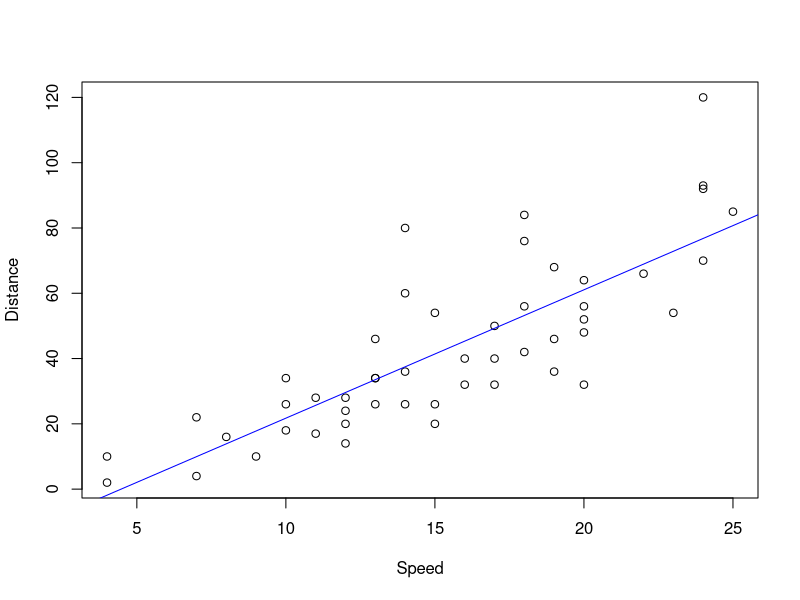
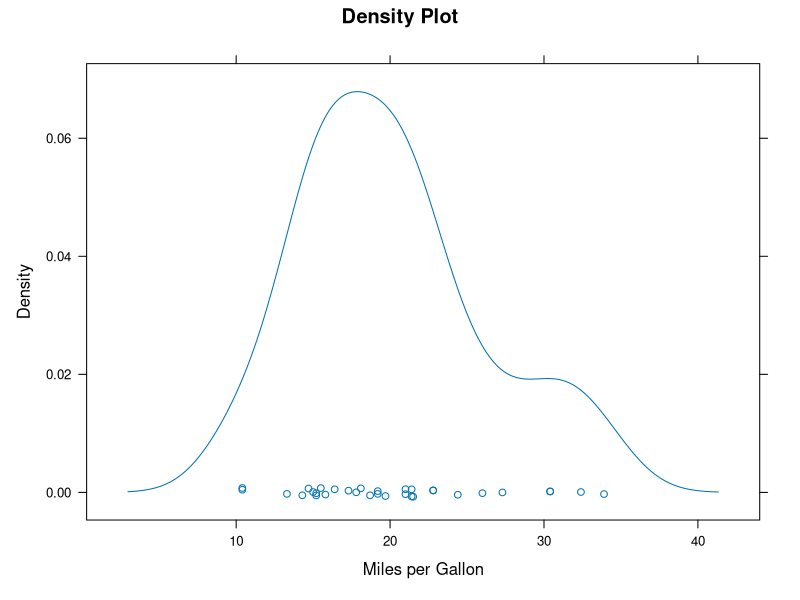
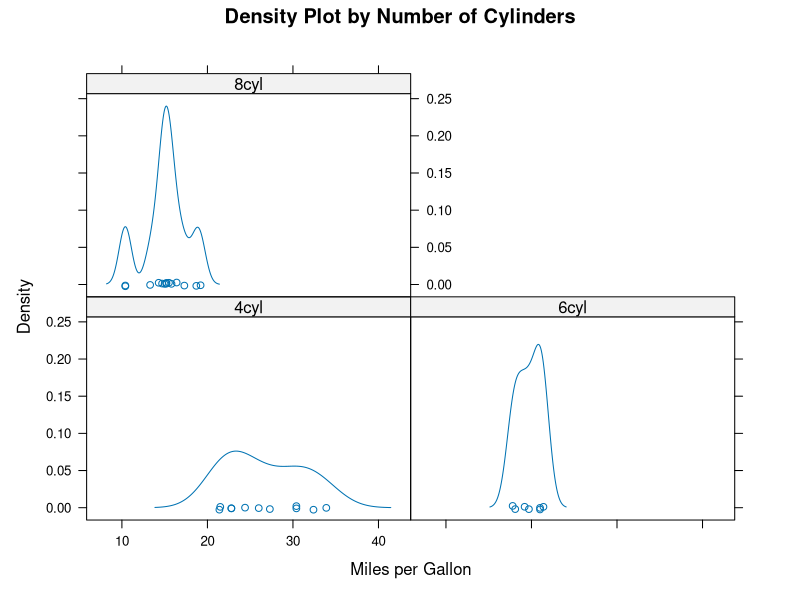
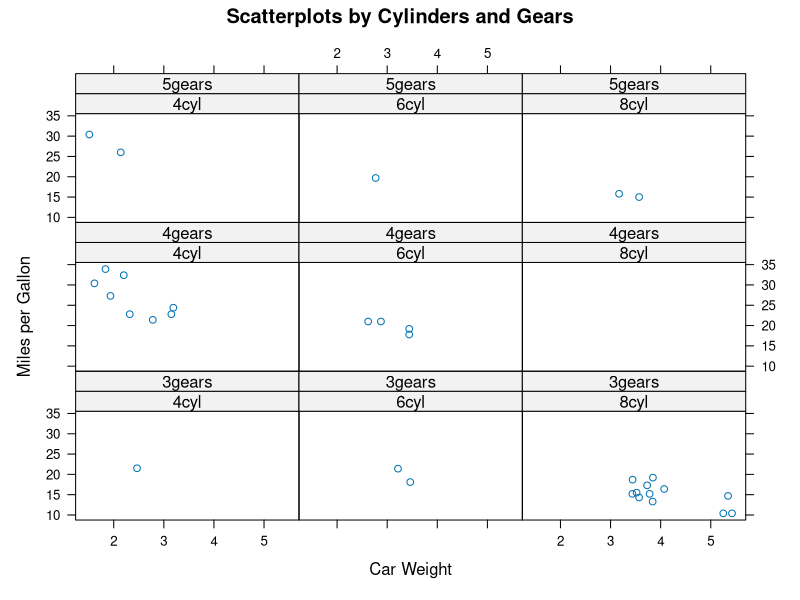
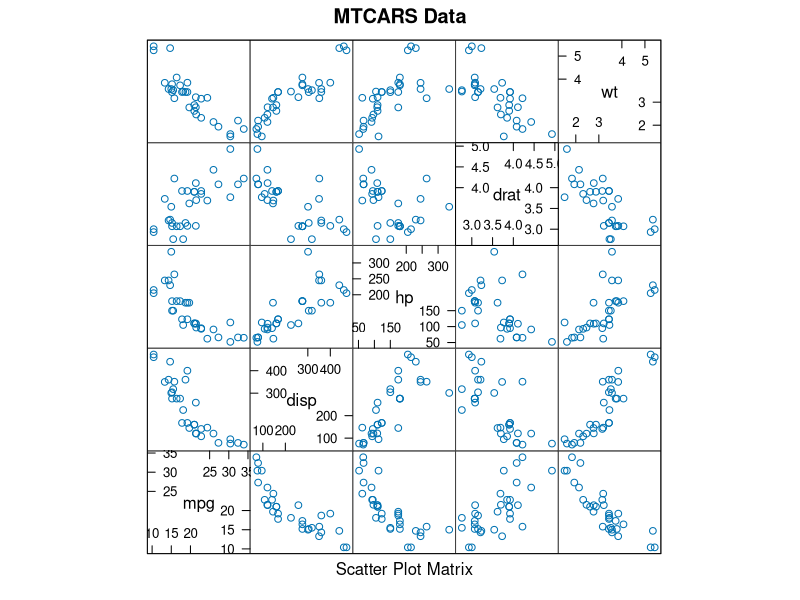

Here is the R script that generated these plots, in order:
################################################################
## Activity 4.1,  A simple linear regression model
################################################################

# Let's now consider fitting a simple linear regression model
# to some car data that compares stopping distance to speed
# for 50 vehicles

# Because these data are available in base R, we don't have to
# load the data or read it from a file.  We can simply access
# it by typing 'cars'

# Look at the structure of the cars data
str(cars)

# Now that we know what the column names are, let's plot the
# data
plot(cars[,"speed"], cars[,"dist"],
     xlab = "Speed", ylab = "Distance")

# Now let's fit a simple linear regression model, and use
# speed to predict the stopping distance.  We use the linear
# model function, lm()
slrModel <- lm(dist ~ speed, data = cars)

# If we call str() on 'slrModel', we see that it is a
# complicated R object called a list.
str(slrModel)

# Fortunately, there are a variety of method functions we
# can use to extract information from the 'slrModel' object.
# For example, the 'summary()' function gives the slope,
# intercept, R-squared, and other statistics
summary(slrModel)

# We can also extract the coefficients of the model
coef(slrModel)

# And we can superimpose the regression line on the plot
# Remake the plot of these data first before executing this
# 'abline()' command if you closed the plot:
# plot(cars[, "speed"], cars[, "dist"], xlab = "Speed", ylab = "Distance")
abline(slrModel, col = "Blue")

# You can close the current plot using
dev.off()

# Alternatively, you can close all open plots using
graphics.off()

################################################################
## Exercise 4.1,  A simple linear regression model
################################################################
#
# 1) Look at the Old Faithful geyser data in Yellowstone
#    National Park.  It's the 'faithful' dataset available in
#    the base R distribution.  Use help(faithful) or ?faithful
#    to see its documentation
#
# 2) Plot the waiting time to the next eruptions vs. the
#    duration of the eruption
#
# 3) Fit a simple linear regression model to predict waiting
#    time from the eruption duration
#
# 4) Overlay the fitted model on the plot with a red line


################################################################
## Activity 4.2,  Trellis plots
################################################################

# This example introduces making trellis (or lattice) plots
# using the 'lattice' package and the 'mtcars' dataset

# Load the lattice package (for making trellis plots)
library(lattice)

# If the `lattice` package is not installed, you can follow the
# instructions in Activity 4.3 to install it.

# For convenience, attaching the data frame places it in the
# search path so that we don't always have to reference 'mtcars'
# each time we want to extract a column from the data
attach(mtcars)

# Now that we've attached it, notice how it appears in the
# 2nd position of R's search path?
search()

# Since search() returns a character vector, we could use the
# following to verify 'mtcars' is in the search path
"mtcars" %in% search()

# And thus, instead of using either of these:
head(mtcars$mpg)
head(mtcars[,"mpg"])

# We can simply use 'mpg'
head(mpg)

# In preparation for the lattice plots, we create factors with
# value labels that will aid in annotation and in dividing the
# data into groups based on the number of gears and the
# number of cylinders
gear.f <- factor(gear, levels = c(3, 4, 5),
                 labels = c("3gears", "4gears", "5gears"))

cyl.f <- factor(cyl, levels = c(4, 6, 8),
                labels = c("4cyl", "6cyl", "8cyl"))

# Let's make a kernel density plot of mpg for all the vehicles.
# A kernel density is a smoothed plot of the raw
# data. Notice that densityplot() comes from the 'lattice'
# package
densityplot(~mpg, main = "Density Plot",
            xlab = "Miles per Gallon")

# Kernel density plots for each cylinder type.  Notice
# this is where we use the factor variable for cylinder
densityplot(~mpg | cyl.f,
            main = "Density Plot by Number of Cylinders",
            xlab = "Miles per Gallon")

# Scatterplots of mpg vs. weight for each combination of
# cylinder type and gear type.  xyplot() is another function
# from the 'lattice' package
xyplot(mpg ~ wt | cyl.f * gear.f,
       main = "Scatterplots by Cylinders and Gears",
       ylab = "Miles per Gallon", xlab = "Car Weight")

# scatterplot matrix over a number of the columns
splom(mtcars[,c(1, 3:6)], main = "MTCARS Data")

# Now that we're through with mtcars, we detach it from the
# search path
detach(mtcars)

# It's no longer there
"mtcars" %in% search()

# Close the graphics window(s)
graphics.off()

################################################################
## Exercise 4.2,  Trellis plots
################################################################

# 1) Attach the quakes data that comes with R. Look at the
#    columns using head() or str()
#
# 2) Use xyplot to plot lat vs. long for the location of the
#    earthquakes. Label the axes and the main graphs
#    using the following command to bin the depth variable into
#    9 bins:
#
#    depthbin <- equal.count(quakes$depth, number = 9,
#                            overlap = 0)
#
#    Make sure you have loaded the lattice package via:
#    library(lattice)
#
# 3) Now use xyplot() to plot lat,long for each depthbin of
#    the earthquake to create a set of graphs in a trellis
#    display.



